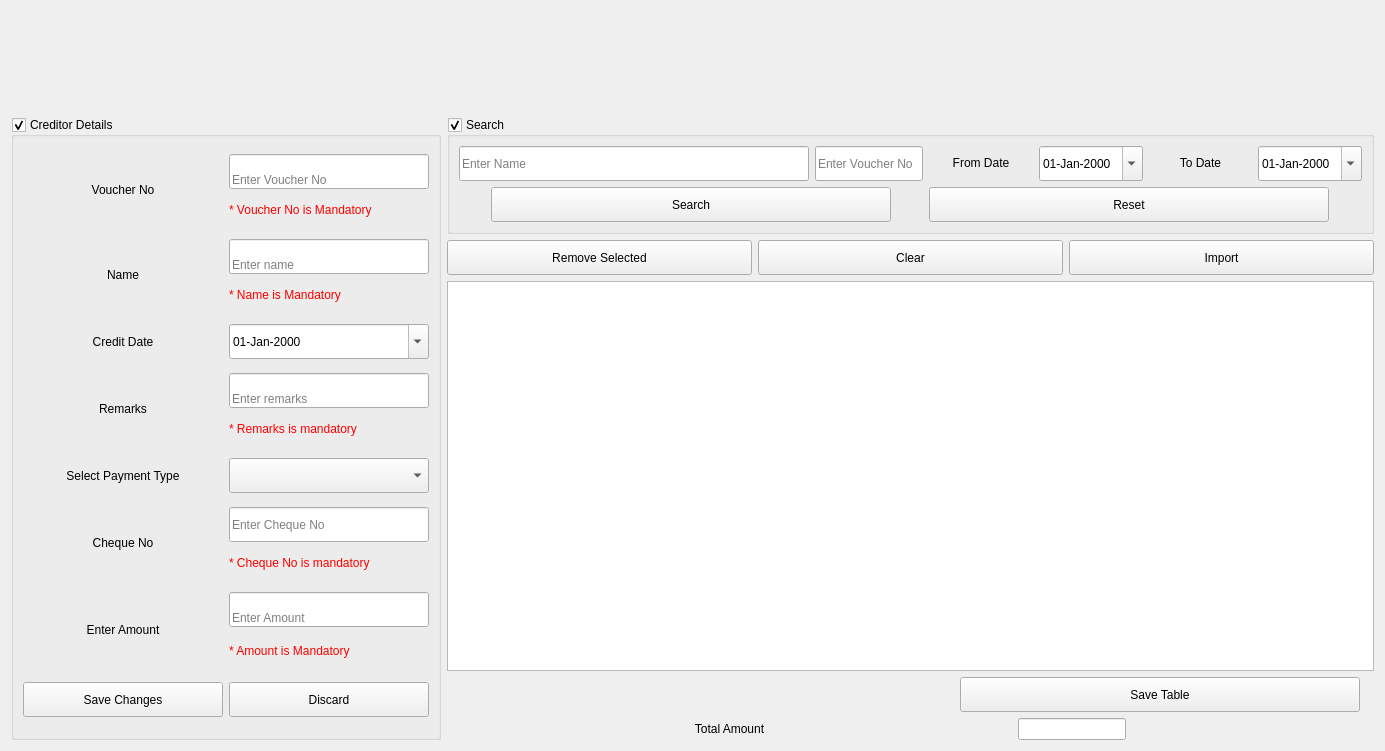
<?xml version="1.0" encoding="UTF-8"?>
<ui version="4.0">
 <class>Voucher</class>
 <widget class="QWidget" name="Voucher">
  <property name="geometry">
   <rect>
    <x>0</x>
    <y>0</y>
    <width>1385</width>
    <height>751</height>
   </rect>
  </property>
  <property name="windowTitle">
   <string>Form</string>
  </property>
  <layout class="QGridLayout" name="gridLayout_3">
   <item row="0" column="0" colspan="2">
    <widget class="Header" name="widget" native="true">
     <property name="sizePolicy">
      <sizepolicy hsizetype="Preferred" vsizetype="Minimum">
       <horstretch>0</horstretch>
       <verstretch>0</verstretch>
      </sizepolicy>
     </property>
     <property name="minimumSize">
      <size>
       <width>0</width>
       <height>100</height>
      </size>
     </property>
    </widget>
   </item>
   <item row="1" column="0">
    <widget class="QGroupBox" name="inputGroupBox">
     <property name="sizePolicy">
      <sizepolicy hsizetype="Fixed" vsizetype="Preferred">
       <horstretch>0</horstretch>
       <verstretch>0</verstretch>
      </sizepolicy>
     </property>
     <property name="title">
      <string>Creditor Details</string>
     </property>
     <property name="checkable">
      <bool>true</bool>
     </property>
     <layout class="QGridLayout" name="gridLayout">
      <item row="0" column="0" colspan="2">
       <layout class="QHBoxLayout" name="horizontalLayout_5">
        <item>
         <widget class="QLabel" name="voucherNoLabel">
          <property name="text">
           <string>Voucher No</string>
          </property>
          <property name="alignment">
           <set>Qt::AlignCenter</set>
          </property>
         </widget>
        </item>
        <item>
         <layout class="QVBoxLayout" name="verticalLayout">
          <item>
           <widget class="QLineEdit" name="voucherNoValue">
            <property name="sizePolicy">
             <sizepolicy hsizetype="Minimum" vsizetype="Fixed">
              <horstretch>0</horstretch>
              <verstretch>0</verstretch>
             </sizepolicy>
            </property>
            <property name="minimumSize">
             <size>
              <width>200</width>
              <height>35</height>
             </size>
            </property>
            <property name="maximumSize">
             <size>
              <width>16777215</width>
              <height>16777215</height>
             </size>
            </property>
            <property name="alignment">
             <set>Qt::AlignBottom|Qt::AlignLeading|Qt::AlignLeft</set>
            </property>
            <property name="placeholderText">
             <string>Enter Voucher No</string>
            </property>
           </widget>
          </item>
          <item>
           <widget class="QLabel" name="voucherMandLabel">
            <property name="sizePolicy">
             <sizepolicy hsizetype="Minimum" vsizetype="Fixed">
              <horstretch>0</horstretch>
              <verstretch>0</verstretch>
             </sizepolicy>
            </property>
            <property name="minimumSize">
             <size>
              <width>200</width>
              <height>30</height>
             </size>
            </property>
            <property name="styleSheet">
             <string notr="true">QLabel { color : red; }</string>
            </property>
            <property name="text">
             <string>* Voucher No is Mandatory</string>
            </property>
           </widget>
          </item>
         </layout>
        </item>
       </layout>
      </item>
      <item row="1" column="0" colspan="2">
       <layout class="QHBoxLayout" name="horizontalLayout_6">
        <item>
         <widget class="QLabel" name="nameLabel">
          <property name="text">
           <string>Name</string>
          </property>
          <property name="alignment">
           <set>Qt::AlignCenter</set>
          </property>
         </widget>
        </item>
        <item>
         <layout class="QVBoxLayout" name="verticalLayout_2">
          <item>
           <widget class="QLineEdit" name="nameValue">
            <property name="sizePolicy">
             <sizepolicy hsizetype="Minimum" vsizetype="Fixed">
              <horstretch>0</horstretch>
              <verstretch>0</verstretch>
             </sizepolicy>
            </property>
            <property name="minimumSize">
             <size>
              <width>200</width>
              <height>35</height>
             </size>
            </property>
            <property name="alignment">
             <set>Qt::AlignBottom|Qt::AlignLeading|Qt::AlignLeft</set>
            </property>
            <property name="placeholderText">
             <string>Enter name</string>
            </property>
           </widget>
          </item>
          <item>
           <widget class="QLabel" name="nameMandLabel">
            <property name="sizePolicy">
             <sizepolicy hsizetype="Minimum" vsizetype="Fixed">
              <horstretch>0</horstretch>
              <verstretch>0</verstretch>
             </sizepolicy>
            </property>
            <property name="minimumSize">
             <size>
              <width>200</width>
              <height>30</height>
             </size>
            </property>
            <property name="styleSheet">
             <string notr="true">QLabel { color : red; }</string>
            </property>
            <property name="text">
             <string>* Name is Mandatory</string>
            </property>
           </widget>
          </item>
         </layout>
        </item>
       </layout>
      </item>
      <item row="2" column="0" colspan="2">
       <layout class="QHBoxLayout" name="horizontalLayout_7">
        <item>
         <widget class="QLabel" name="dateLabel">
          <property name="text">
           <string>Credit Date</string>
          </property>
          <property name="alignment">
           <set>Qt::AlignCenter</set>
          </property>
         </widget>
        </item>
        <item>
         <widget class="QDateEdit" name="dateValue">
          <property name="minimumSize">
           <size>
            <width>200</width>
            <height>35</height>
           </size>
          </property>
          <property name="displayFormat">
           <string>dd-MMM-yyyy</string>
          </property>
          <property name="calendarPopup">
           <bool>true</bool>
          </property>
         </widget>
        </item>
       </layout>
      </item>
      <item row="3" column="0" colspan="2">
       <layout class="QHBoxLayout" name="horizontalLayout_8">
        <item>
         <widget class="QLabel" name="remarksLabel">
          <property name="text">
           <string>Remarks</string>
          </property>
          <property name="alignment">
           <set>Qt::AlignCenter</set>
          </property>
         </widget>
        </item>
        <item>
         <layout class="QVBoxLayout" name="verticalLayout_3">
          <item>
           <widget class="QLineEdit" name="remarksValue">
            <property name="sizePolicy">
             <sizepolicy hsizetype="Minimum" vsizetype="Fixed">
              <horstretch>0</horstretch>
              <verstretch>0</verstretch>
             </sizepolicy>
            </property>
            <property name="minimumSize">
             <size>
              <width>200</width>
              <height>35</height>
             </size>
            </property>
            <property name="alignment">
             <set>Qt::AlignBottom|Qt::AlignLeading|Qt::AlignLeft</set>
            </property>
            <property name="placeholderText">
             <string>Enter remarks</string>
            </property>
           </widget>
          </item>
          <item>
           <widget class="QLabel" name="remarksMandLabel">
            <property name="sizePolicy">
             <sizepolicy hsizetype="Minimum" vsizetype="Fixed">
              <horstretch>0</horstretch>
              <verstretch>0</verstretch>
             </sizepolicy>
            </property>
            <property name="minimumSize">
             <size>
              <width>200</width>
              <height>30</height>
             </size>
            </property>
            <property name="styleSheet">
             <string notr="true">QLabel { color : red; }</string>
            </property>
            <property name="text">
             <string>* Remarks is mandatory</string>
            </property>
           </widget>
          </item>
         </layout>
        </item>
       </layout>
      </item>
      <item row="4" column="0" colspan="2">
       <layout class="QHBoxLayout" name="horizontalLayout_9">
        <item>
         <widget class="QLabel" name="paymentTypeLabel">
          <property name="text">
           <string>Select Payment Type</string>
          </property>
          <property name="alignment">
           <set>Qt::AlignCenter</set>
          </property>
         </widget>
        </item>
        <item>
         <widget class="QComboBox" name="paymentValue">
          <property name="sizePolicy">
           <sizepolicy hsizetype="Minimum" vsizetype="Fixed">
            <horstretch>0</horstretch>
            <verstretch>0</verstretch>
           </sizepolicy>
          </property>
          <property name="minimumSize">
           <size>
            <width>200</width>
            <height>35</height>
           </size>
          </property>
          <property name="currentIndex">
           <number>-1</number>
          </property>
         </widget>
        </item>
       </layout>
      </item>
      <item row="5" column="0" colspan="2">
       <layout class="QHBoxLayout" name="horizontalLayout_10">
        <item>
         <widget class="QLabel" name="chequeLabel">
          <property name="text">
           <string>Cheque No</string>
          </property>
          <property name="alignment">
           <set>Qt::AlignCenter</set>
          </property>
         </widget>
        </item>
        <item>
         <layout class="QVBoxLayout" name="verticalLayout_5">
          <item>
           <widget class="QLineEdit" name="chequeNoValue">
            <property name="sizePolicy">
             <sizepolicy hsizetype="Minimum" vsizetype="Fixed">
              <horstretch>0</horstretch>
              <verstretch>0</verstretch>
             </sizepolicy>
            </property>
            <property name="minimumSize">
             <size>
              <width>200</width>
              <height>35</height>
             </size>
            </property>
            <property name="readOnly">
             <bool>true</bool>
            </property>
            <property name="placeholderText">
             <string>Enter Cheque No</string>
            </property>
           </widget>
          </item>
          <item>
           <widget class="QLabel" name="chequeMandLabel">
            <property name="sizePolicy">
             <sizepolicy hsizetype="Minimum" vsizetype="Fixed">
              <horstretch>0</horstretch>
              <verstretch>0</verstretch>
             </sizepolicy>
            </property>
            <property name="minimumSize">
             <size>
              <width>200</width>
              <height>30</height>
             </size>
            </property>
            <property name="styleSheet">
             <string notr="true">QLabel { color : red; }</string>
            </property>
            <property name="text">
             <string>* Cheque No is mandatory</string>
            </property>
           </widget>
          </item>
         </layout>
        </item>
       </layout>
      </item>
      <item row="6" column="0" colspan="2">
       <layout class="QHBoxLayout" name="horizontalLayout_11">
        <item>
         <widget class="QLabel" name="amountLabel">
          <property name="text">
           <string>Enter Amount</string>
          </property>
          <property name="alignment">
           <set>Qt::AlignCenter</set>
          </property>
         </widget>
        </item>
        <item>
         <layout class="QVBoxLayout" name="verticalLayout_4">
          <item>
           <widget class="QLineEdit" name="amountValue">
            <property name="sizePolicy">
             <sizepolicy hsizetype="Minimum" vsizetype="Fixed">
              <horstretch>0</horstretch>
              <verstretch>0</verstretch>
             </sizepolicy>
            </property>
            <property name="minimumSize">
             <size>
              <width>200</width>
              <height>35</height>
             </size>
            </property>
            <property name="alignment">
             <set>Qt::AlignBottom|Qt::AlignLeading|Qt::AlignLeft</set>
            </property>
            <property name="placeholderText">
             <string>Enter Amount</string>
            </property>
           </widget>
          </item>
          <item>
           <widget class="QLabel" name="amountMandLabel">
            <property name="sizePolicy">
             <sizepolicy hsizetype="Minimum" vsizetype="Fixed">
              <horstretch>0</horstretch>
              <verstretch>0</verstretch>
             </sizepolicy>
            </property>
            <property name="minimumSize">
             <size>
              <width>200</width>
              <height>35</height>
             </size>
            </property>
            <property name="styleSheet">
             <string notr="true">QLabel { color : red; }</string>
            </property>
            <property name="text">
             <string>* Amount is Mandatory</string>
            </property>
           </widget>
          </item>
         </layout>
        </item>
       </layout>
      </item>
      <item row="7" column="0">
       <widget class="QPushButton" name="saveButton">
        <property name="minimumSize">
         <size>
          <width>200</width>
          <height>35</height>
         </size>
        </property>
        <property name="text">
         <string>Save Changes</string>
        </property>
       </widget>
      </item>
      <item row="7" column="1">
       <widget class="QPushButton" name="discardButton">
        <property name="minimumSize">
         <size>
          <width>200</width>
          <height>35</height>
         </size>
        </property>
        <property name="text">
         <string>Discard</string>
        </property>
       </widget>
      </item>
     </layout>
    </widget>
   </item>
   <item row="1" column="1">
    <layout class="QGridLayout" name="gridLayout_2">
     <item row="0" column="0" colspan="3">
      <widget class="QGroupBox" name="groupBox">
       <property name="sizePolicy">
        <sizepolicy hsizetype="Expanding" vsizetype="Fixed">
         <horstretch>0</horstretch>
         <verstretch>0</verstretch>
        </sizepolicy>
       </property>
       <property name="minimumSize">
        <size>
         <width>0</width>
         <height>100</height>
        </size>
       </property>
       <property name="title">
        <string>Search </string>
       </property>
       <property name="checkable">
        <bool>true</bool>
       </property>
       <layout class="QGridLayout" name="gridLayout_4">
        <item row="0" column="0">
         <layout class="QHBoxLayout" name="horizontalLayout">
          <item>
           <widget class="QLineEdit" name="customerSearchValue">
            <property name="sizePolicy">
             <sizepolicy hsizetype="Expanding" vsizetype="Fixed">
              <horstretch>0</horstretch>
              <verstretch>0</verstretch>
             </sizepolicy>
            </property>
            <property name="minimumSize">
             <size>
              <width>350</width>
              <height>35</height>
             </size>
            </property>
            <property name="maximumSize">
             <size>
              <width>400</width>
              <height>16777215</height>
             </size>
            </property>
            <property name="placeholderText">
             <string>Enter Name</string>
            </property>
           </widget>
          </item>
          <item>
           <widget class="QLineEdit" name="billSearchValue">
            <property name="sizePolicy">
             <sizepolicy hsizetype="Expanding" vsizetype="Fixed">
              <horstretch>0</horstretch>
              <verstretch>0</verstretch>
             </sizepolicy>
            </property>
            <property name="minimumSize">
             <size>
              <width>0</width>
              <height>35</height>
             </size>
            </property>
            <property name="maximumSize">
             <size>
              <width>300</width>
              <height>16777215</height>
             </size>
            </property>
            <property name="placeholderText">
             <string>Enter Voucher No</string>
            </property>
           </widget>
          </item>
          <item>
           <widget class="QLabel" name="fromDateLabel">
            <property name="sizePolicy">
             <sizepolicy hsizetype="Expanding" vsizetype="Fixed">
              <horstretch>0</horstretch>
              <verstretch>0</verstretch>
             </sizepolicy>
            </property>
            <property name="minimumSize">
             <size>
              <width>0</width>
              <height>0</height>
             </size>
            </property>
            <property name="maximumSize">
             <size>
              <width>200</width>
              <height>16777215</height>
             </size>
            </property>
            <property name="text">
             <string>From Date</string>
            </property>
            <property name="alignment">
             <set>Qt::AlignCenter</set>
            </property>
           </widget>
          </item>
          <item>
           <widget class="QDateEdit" name="fromDateValue">
            <property name="sizePolicy">
             <sizepolicy hsizetype="Expanding" vsizetype="Fixed">
              <horstretch>0</horstretch>
              <verstretch>0</verstretch>
             </sizepolicy>
            </property>
            <property name="minimumSize">
             <size>
              <width>0</width>
              <height>35</height>
             </size>
            </property>
            <property name="maximumSize">
             <size>
              <width>250</width>
              <height>16777215</height>
             </size>
            </property>
            <property name="displayFormat">
             <string>dd-MMM-yyyy</string>
            </property>
            <property name="calendarPopup">
             <bool>true</bool>
            </property>
           </widget>
          </item>
          <item>
           <widget class="QLabel" name="toDateLabel">
            <property name="sizePolicy">
             <sizepolicy hsizetype="Expanding" vsizetype="Fixed">
              <horstretch>0</horstretch>
              <verstretch>0</verstretch>
             </sizepolicy>
            </property>
            <property name="minimumSize">
             <size>
              <width>0</width>
              <height>0</height>
             </size>
            </property>
            <property name="maximumSize">
             <size>
              <width>200</width>
              <height>16777215</height>
             </size>
            </property>
            <property name="text">
             <string>To Date</string>
            </property>
            <property name="alignment">
             <set>Qt::AlignCenter</set>
            </property>
           </widget>
          </item>
          <item>
           <widget class="QDateEdit" name="toDateValue">
            <property name="sizePolicy">
             <sizepolicy hsizetype="Expanding" vsizetype="Fixed">
              <horstretch>0</horstretch>
              <verstretch>0</verstretch>
             </sizepolicy>
            </property>
            <property name="minimumSize">
             <size>
              <width>0</width>
              <height>35</height>
             </size>
            </property>
            <property name="maximumSize">
             <size>
              <width>250</width>
              <height>16777215</height>
             </size>
            </property>
            <property name="displayFormat">
             <string>dd-MMM-yyyy</string>
            </property>
            <property name="calendarPopup">
             <bool>true</bool>
            </property>
           </widget>
          </item>
         </layout>
        </item>
        <item row="1" column="0">
         <layout class="QHBoxLayout" name="horizontalLayout_2">
          <item>
           <widget class="QPushButton" name="searchButton">
            <property name="sizePolicy">
             <sizepolicy hsizetype="Maximum" vsizetype="Fixed">
              <horstretch>0</horstretch>
              <verstretch>0</verstretch>
             </sizepolicy>
            </property>
            <property name="minimumSize">
             <size>
              <width>400</width>
              <height>35</height>
             </size>
            </property>
            <property name="text">
             <string>Search</string>
            </property>
           </widget>
          </item>
          <item>
           <widget class="QPushButton" name="resetButton">
            <property name="sizePolicy">
             <sizepolicy hsizetype="Fixed" vsizetype="Fixed">
              <horstretch>0</horstretch>
              <verstretch>0</verstretch>
             </sizepolicy>
            </property>
            <property name="minimumSize">
             <size>
              <width>400</width>
              <height>35</height>
             </size>
            </property>
            <property name="text">
             <string>Reset</string>
            </property>
           </widget>
          </item>
         </layout>
        </item>
       </layout>
      </widget>
     </item>
     <item row="1" column="0">
      <widget class="QPushButton" name="removeButton">
       <property name="minimumSize">
        <size>
         <width>0</width>
         <height>35</height>
        </size>
       </property>
       <property name="text">
        <string>Remove Selected</string>
       </property>
      </widget>
     </item>
     <item row="1" column="1">
      <widget class="QPushButton" name="clearButton">
       <property name="minimumSize">
        <size>
         <width>0</width>
         <height>35</height>
        </size>
       </property>
       <property name="text">
        <string>Clear</string>
       </property>
      </widget>
     </item>
     <item row="1" column="2">
      <widget class="QPushButton" name="importButton">
       <property name="minimumSize">
        <size>
         <width>0</width>
         <height>35</height>
        </size>
       </property>
       <property name="text">
        <string>Import</string>
       </property>
      </widget>
     </item>
     <item row="2" column="0" colspan="3">
      <widget class="VoucherTableView" name="voucherTable">
       <property name="sizePolicy">
        <sizepolicy hsizetype="Expanding" vsizetype="Expanding">
         <horstretch>0</horstretch>
         <verstretch>0</verstretch>
        </sizepolicy>
       </property>
      </widget>
     </item>
     <item row="3" column="0" colspan="3">
      <layout class="QHBoxLayout" name="horizontalLayout_4">
       <item>
        <spacer name="horizontalSpacer">
         <property name="orientation">
          <enum>Qt::Horizontal</enum>
         </property>
         <property name="sizeType">
          <enum>QSizePolicy::Fixed</enum>
         </property>
         <property name="sizeHint" stdset="0">
          <size>
           <width>500</width>
           <height>20</height>
          </size>
         </property>
        </spacer>
       </item>
       <item>
        <widget class="QPushButton" name="saveTableButton">
         <property name="sizePolicy">
          <sizepolicy hsizetype="Maximum" vsizetype="Fixed">
           <horstretch>0</horstretch>
           <verstretch>0</verstretch>
          </sizepolicy>
         </property>
         <property name="minimumSize">
          <size>
           <width>400</width>
           <height>35</height>
          </size>
         </property>
         <property name="text">
          <string>Save Table</string>
         </property>
        </widget>
       </item>
      </layout>
     </item>
     <item row="4" column="0" colspan="3">
      <layout class="QHBoxLayout" name="horizontalLayout_3">
       <item>
        <widget class="QLabel" name="totalAmountLabel">
         <property name="sizePolicy">
          <sizepolicy hsizetype="Fixed" vsizetype="Preferred">
           <horstretch>0</horstretch>
           <verstretch>0</verstretch>
          </sizepolicy>
         </property>
         <property name="text">
          <string>Total Amount</string>
         </property>
         <property name="alignment">
          <set>Qt::AlignCenter</set>
         </property>
        </widget>
       </item>
       <item>
        <widget class="QLineEdit" name="totalAmountValue">
         <property name="sizePolicy">
          <sizepolicy hsizetype="Fixed" vsizetype="Fixed">
           <horstretch>0</horstretch>
           <verstretch>0</verstretch>
          </sizepolicy>
         </property>
         <property name="readOnly">
          <bool>true</bool>
         </property>
        </widget>
       </item>
      </layout>
     </item>
    </layout>
   </item>
  </layout>
 </widget>
 <customwidgets>
  <customwidget>
   <class>Header</class>
   <extends>QWidget</extends>
   <header location="global">_widgets.header</header>
   <container>1</container>
  </customwidget>
  <customwidget>
   <class>VoucherTableView</class>
   <extends>QTableView</extends>
   <header>_views.voucherTableView</header>
  </customwidget>
 </customwidgets>
 <resources/>
 <connections/>
</ui>
